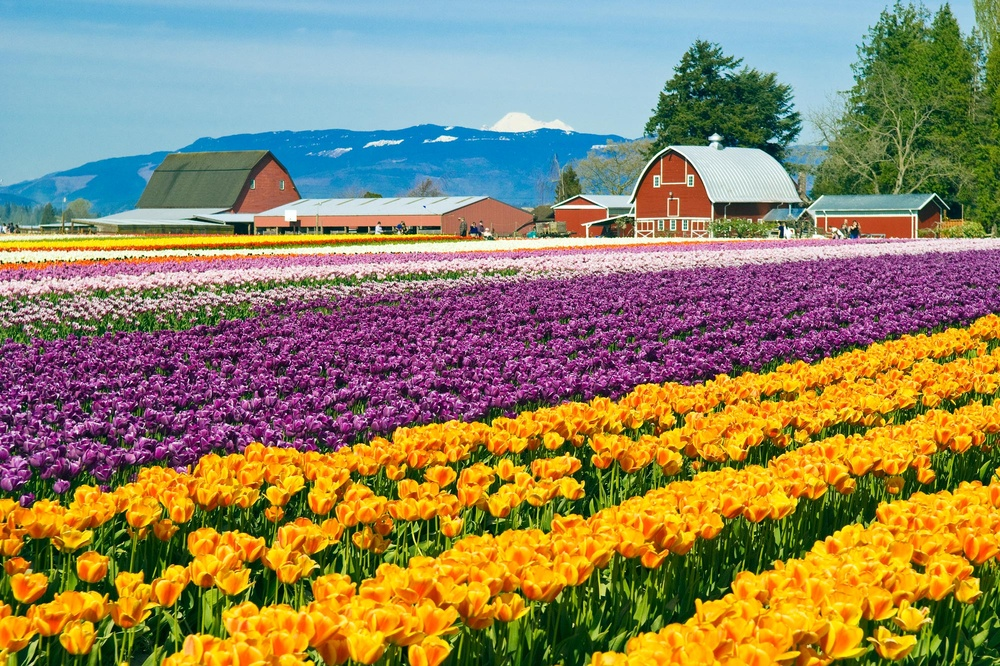
#> input picture input-images/tulip.jpg, 1000 x 666 px, shrunk from 2000 x 1333 before the run
$ python 12enhanceimage.py
#> lines starting #> are read from the running program, lines starting #| are printed output that depends on the picture
from PIL import ImageEnhance, Image

img = Image.open('input-images/tulip.jpg')
#> img is the input picture: PIL image 1000x666 RGB; mean R, G, B 146, 131.2, 95
img.show()
#
colorenhancer = ImageEnhance.Color(img)

colorenhancer.enhance(0.25).show()
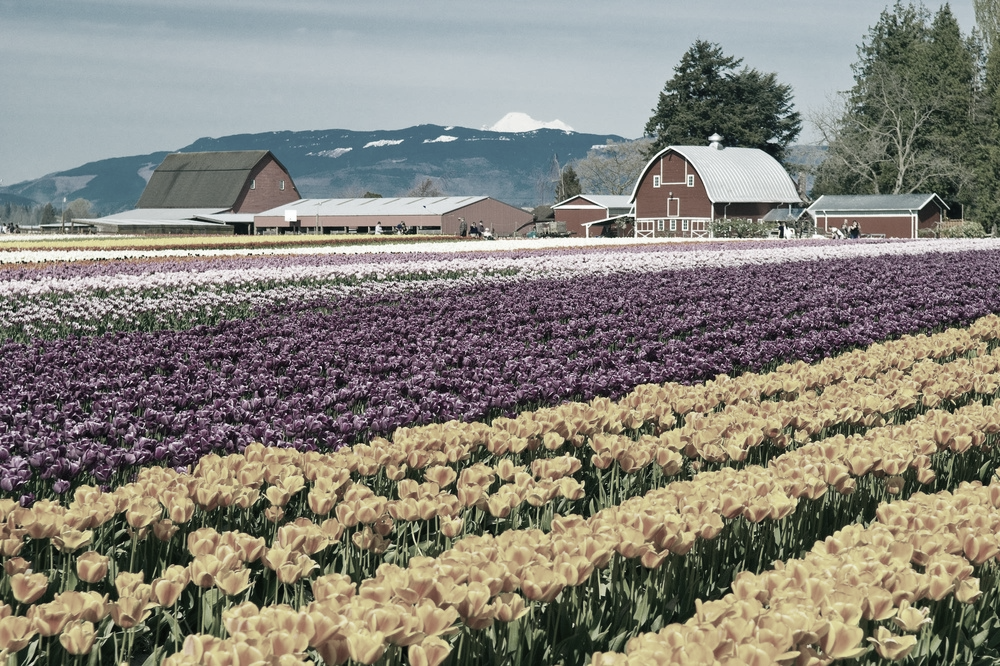
#> shown: PIL image 1000x666 RGB; mean R, G, B 134.7, 131.1, 122

contrastenhancer = ImageEnhance.Contrast(img)
contrastenhancer.enhance(2).show()
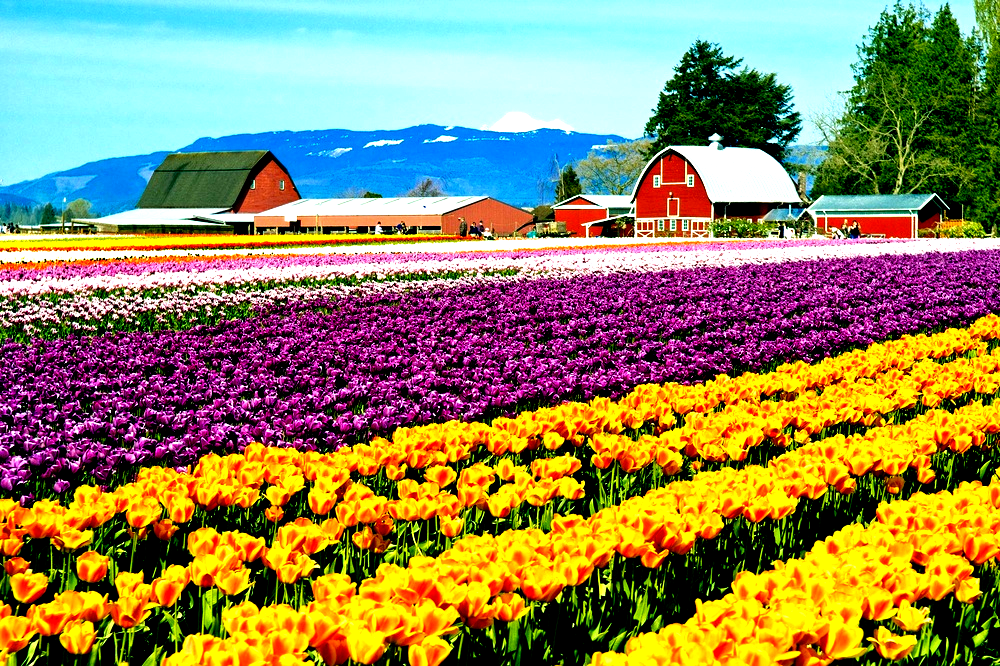
#> shown: PIL image 1000x666 RGB; mean R, G, B 146.7, 134.7, 92.7

brightenhancer = ImageEnhance.Brightness(img)
brightenhancer.enhance(2.0).show()
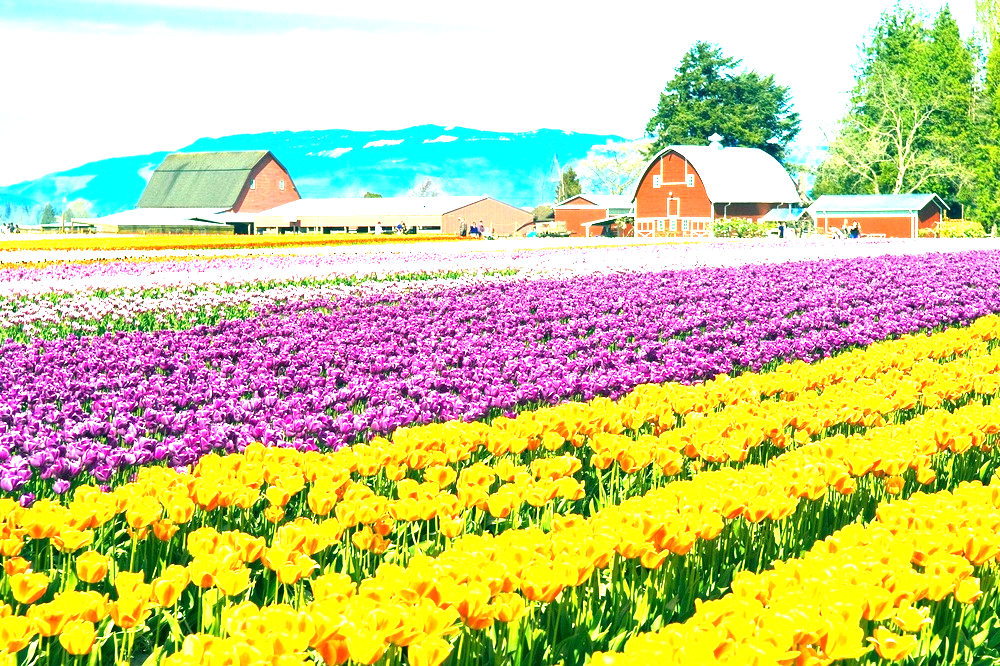
#> shown: PIL image 1000x666 RGB; mean R, G, B 206.1, 202.6, 137.9

enhancer = ImageEnhance.Sharpness(img)
enhancer.enhance(0.5).show()

$ run again, with input-images/cat.jpg copied over input-images/tulip.jpg
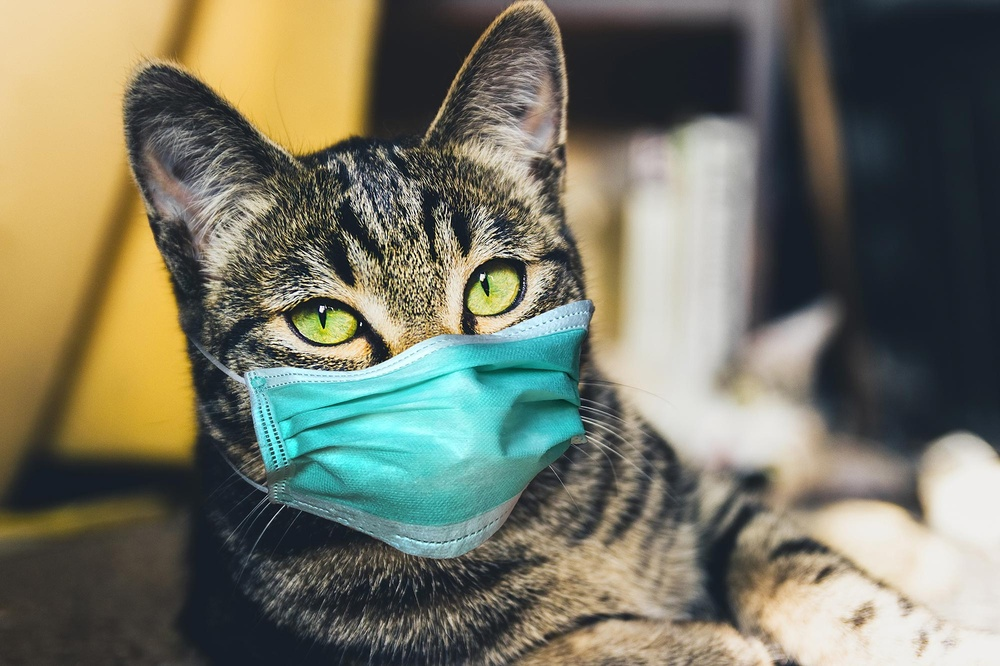
#> input picture input-images/cat.jpg, 1000 x 666 px, shrunk from 2000 x 1333 before the run
#> img is the input picture: PIL image 1000x666 RGB; mean R, G, B 117.1, 117.2, 100.5
#> `contrastenhancer.enhance(2).show()`:
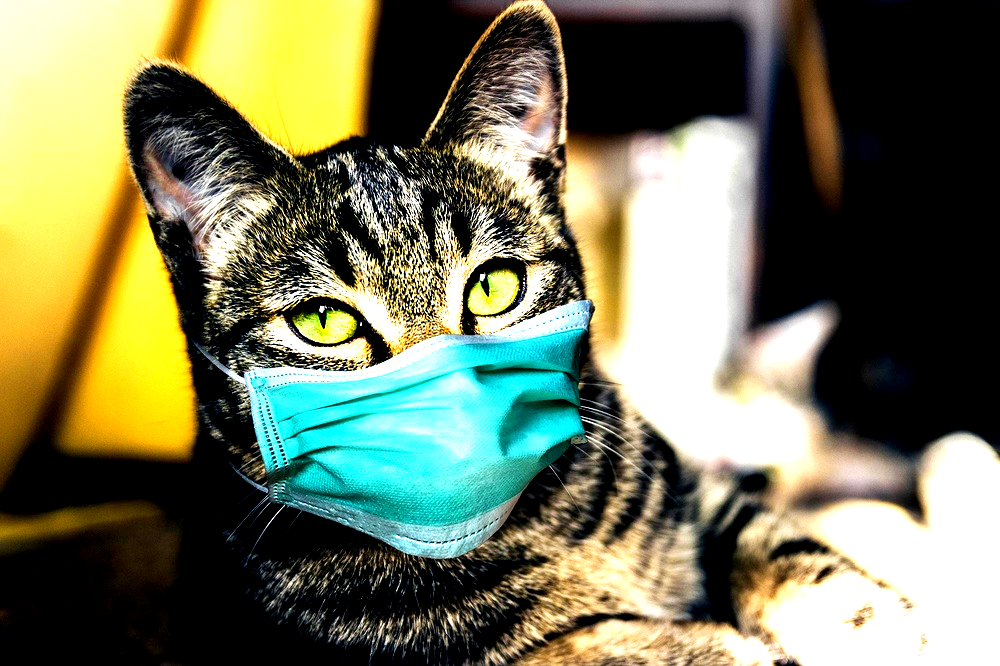
#> shown: PIL image 1000x666 RGB; mean R, G, B 115.2, 118.6, 88.7
#> `brightenhancer.enhance(2.0).show()`:
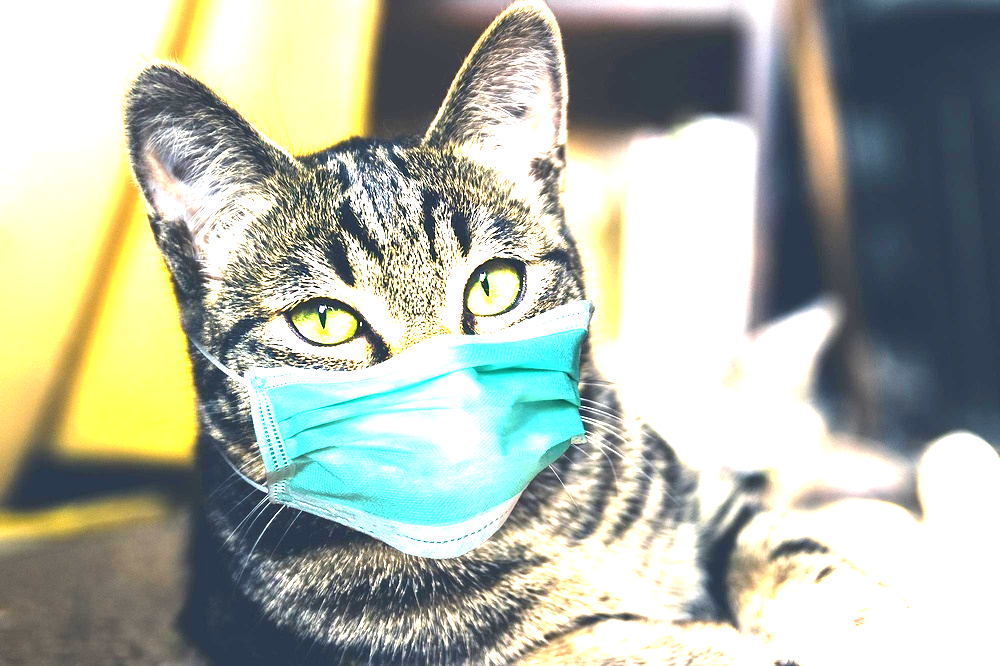
#> shown: PIL image 1000x666 RGB; mean R, G, B 173, 179.2, 166.5

$ run again, with input-images/clownfish.jpg copied over input-images/tulip.jpg
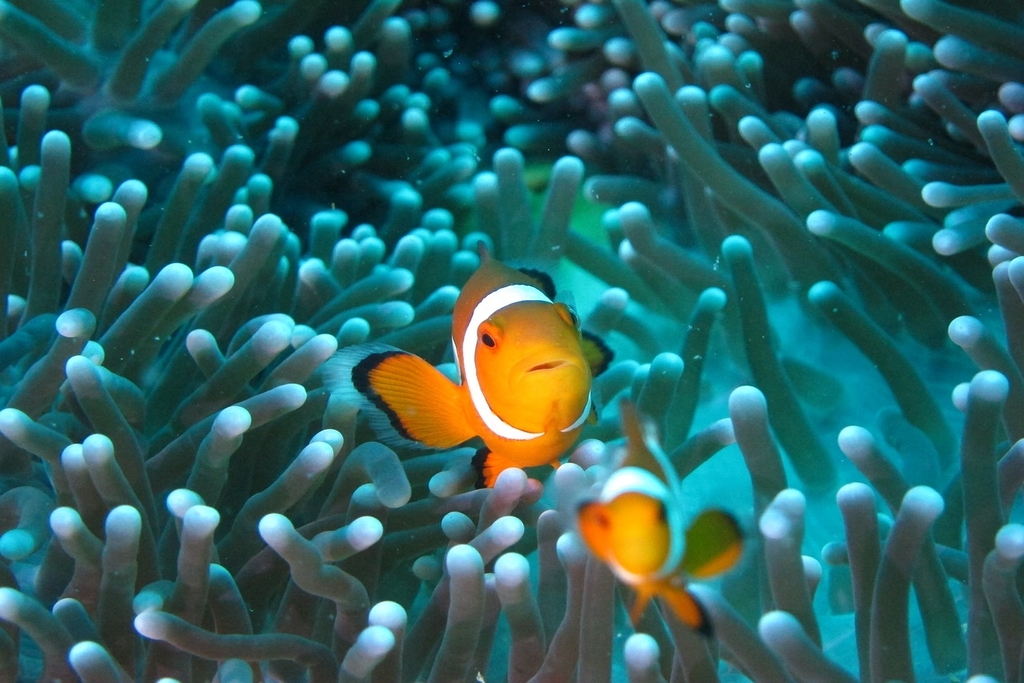
#> input picture input-images/clownfish.jpg, 1024 x 683 px
#> img is the input picture: PIL image 1024x683 RGB; mean R, G, B 44.9, 97.7, 97.1
#> `contrastenhancer.enhance(2).show()`:
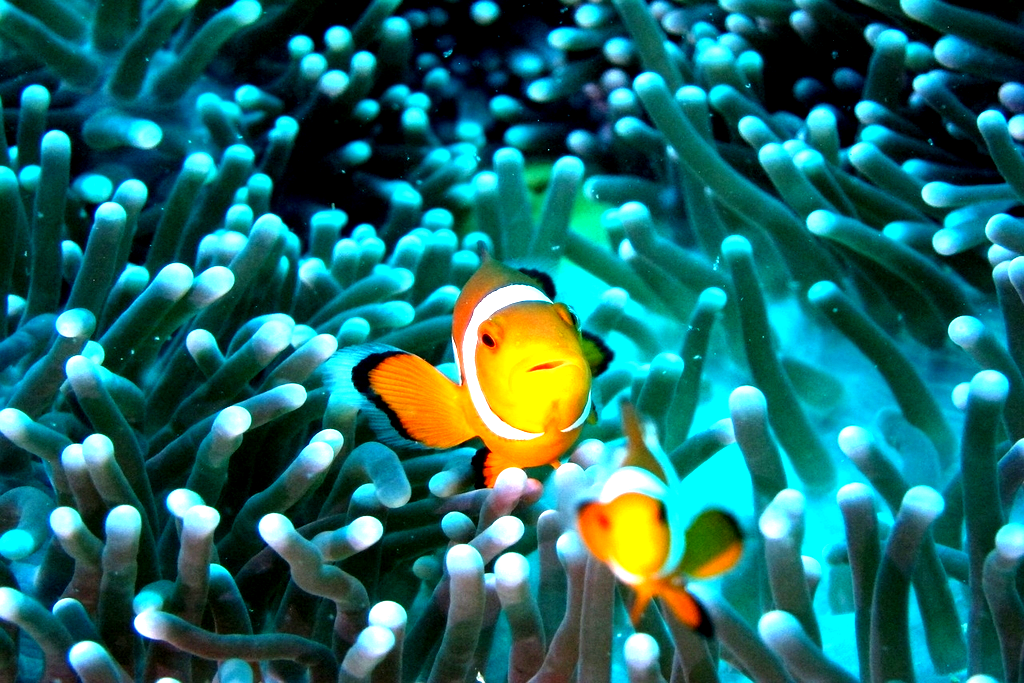
#> shown: PIL image 1024x683 RGB; mean R, G, B 31.9, 106.8, 103.5
#> `brightenhancer.enhance(2.0).show()`:
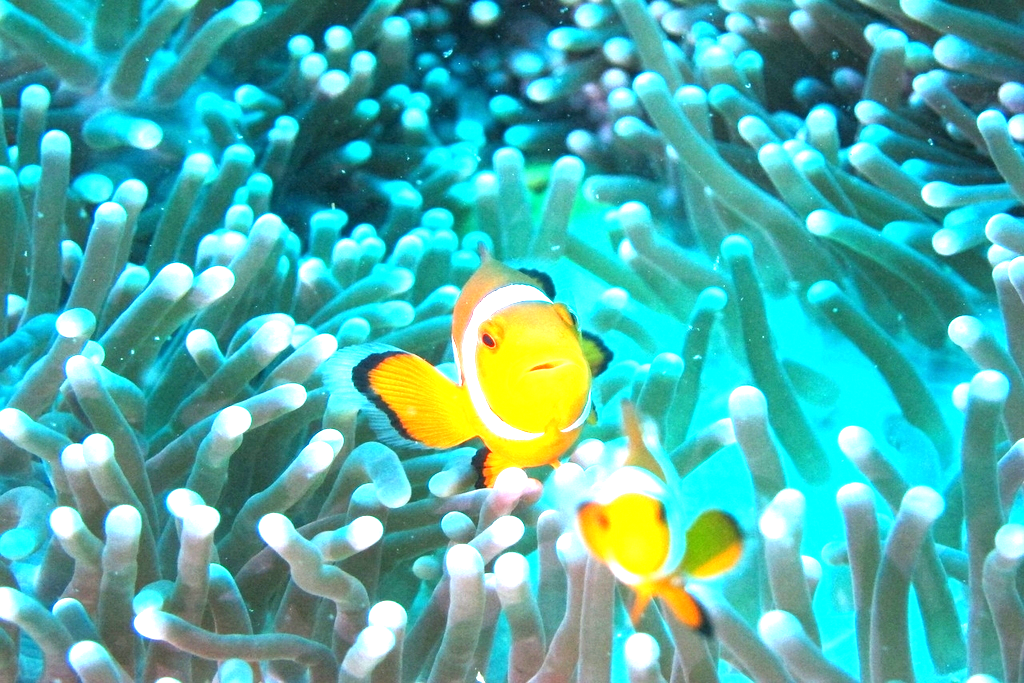
#> shown: PIL image 1024x683 RGB; mean R, G, B 80.1, 175.6, 167.9

$ run again, with input-images/cutedog.jpg copied over input-images/tulip.jpg
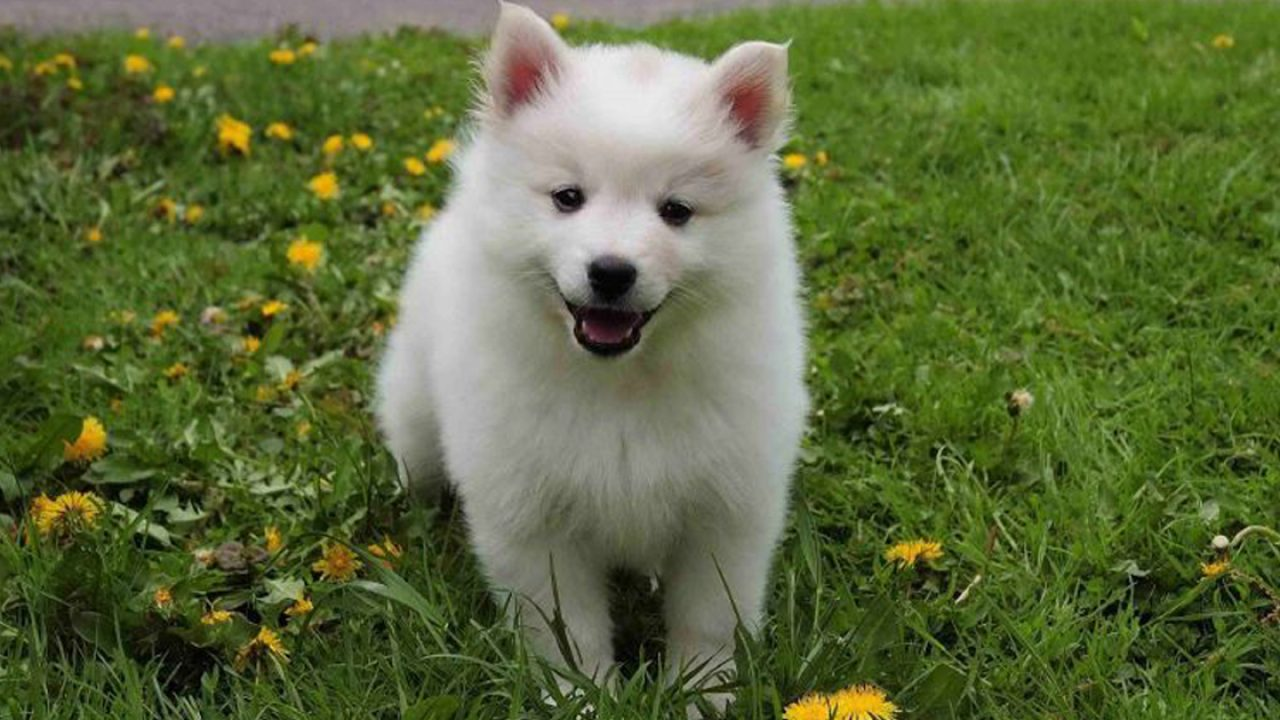
#> input picture input-images/cutedog.jpg, 1280 x 720 px
#> img is the input picture: PIL image 1280x720 RGB; mean R, G, B 91.5, 105.5, 58.2
#> `contrastenhancer.enhance(2).show()`:
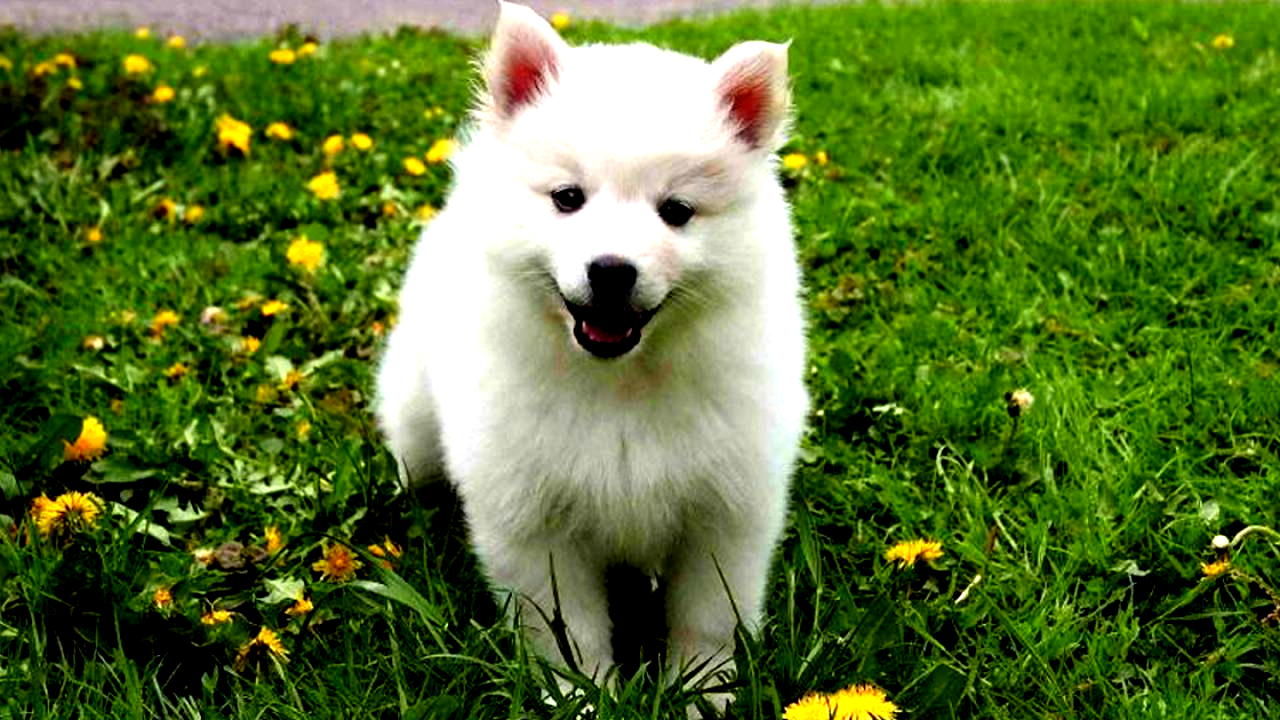
#> shown: PIL image 1280x720 RGB; mean R, G, B 87.6, 114.1, 46.2
#> `brightenhancer.enhance(2.0).show()`:
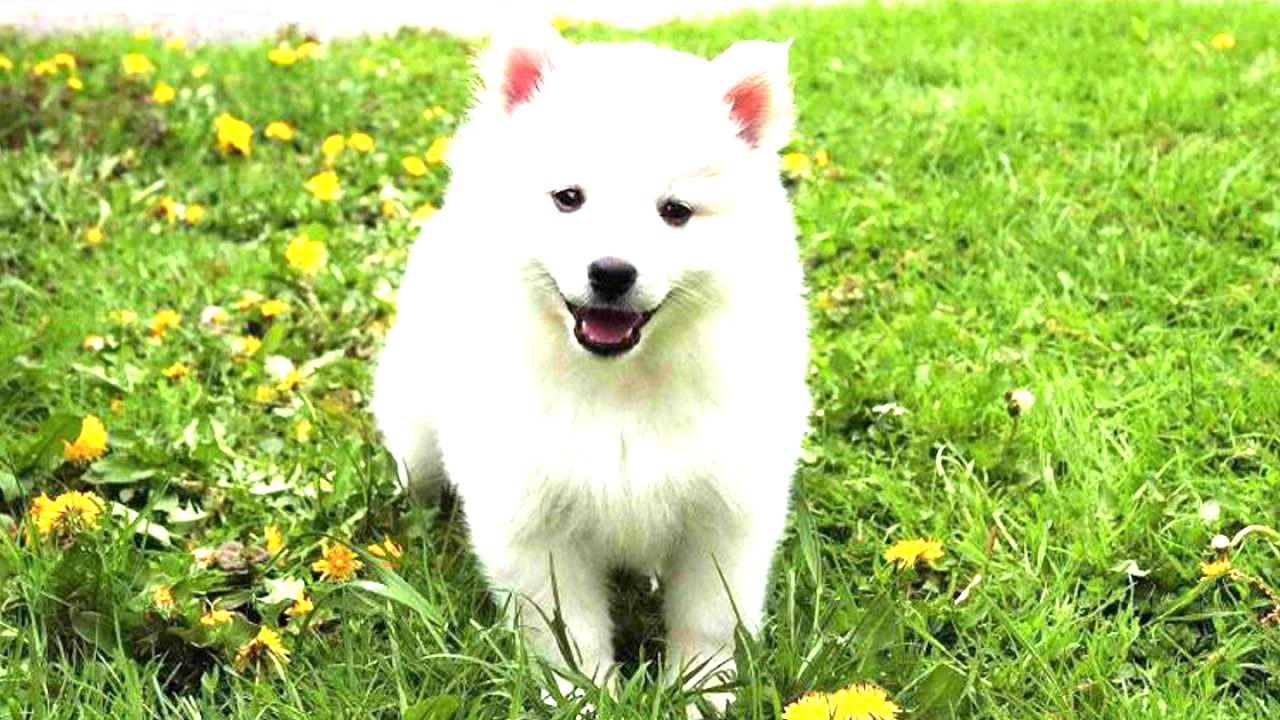
#> shown: PIL image 1280x720 RGB; mean R, G, B 166.8, 195.4, 104.7
